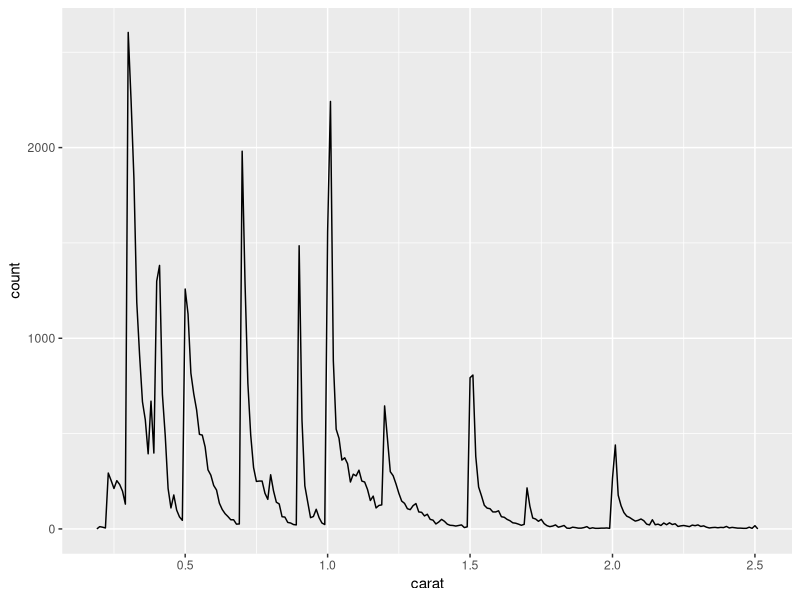
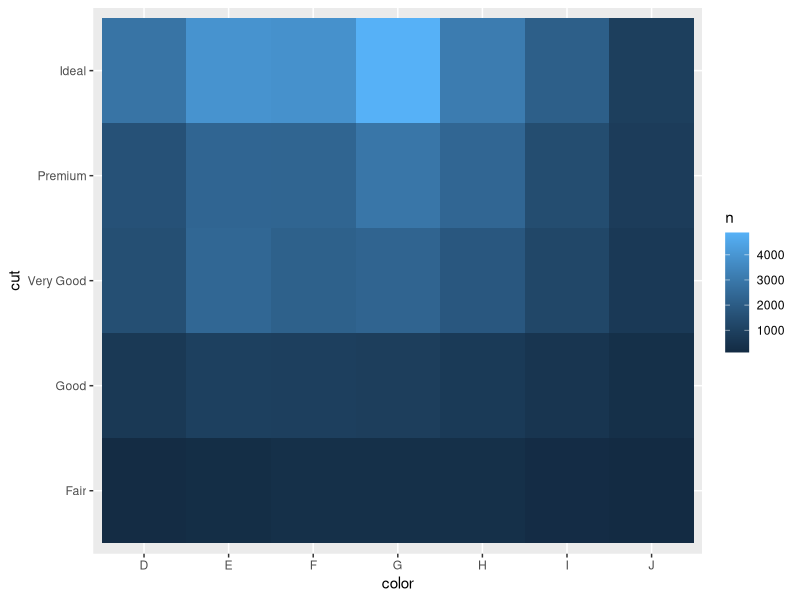
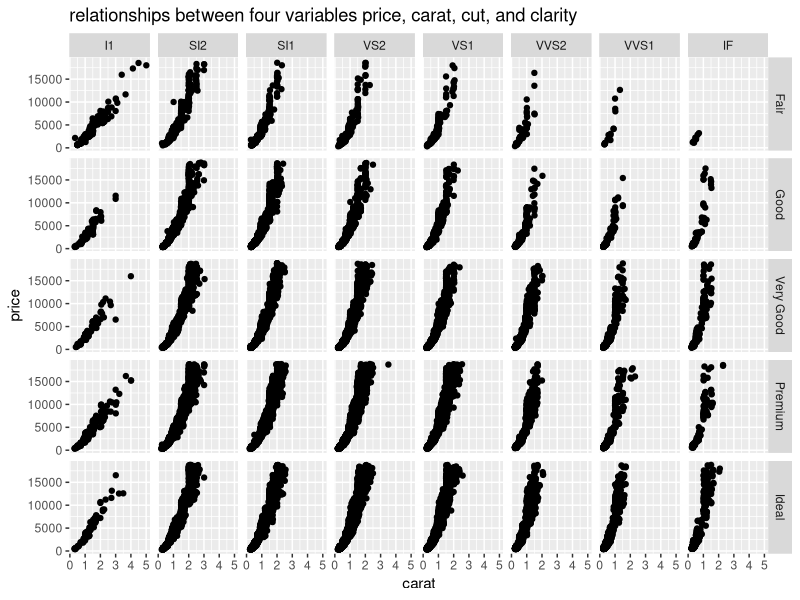

The R script that drew these images, in order:
## ---- chunk 1
library(tidyverse)
smaller <- diamonds %>% 
  filter(carat <= 2.5)
## ---- chunk 2
smaller %>% 
  ggplot(aes(carat)) + 
  geom_freqpoly(binwidth = 0.01)
## ---- chunk 3
diamonds %>% 
  count(color,cut) %>% 
  ggplot(aes(x=color,y=cut))+
    geom_tile(aes(fill=n))
## ---- chunk 4
ggplot(data = diamonds)+
  geom_point(aes(x=carat, y=price))+
  facet_grid(cut~clarity)+
  ggtitle("relationships between four variables price, carat, cut, and clarity")
